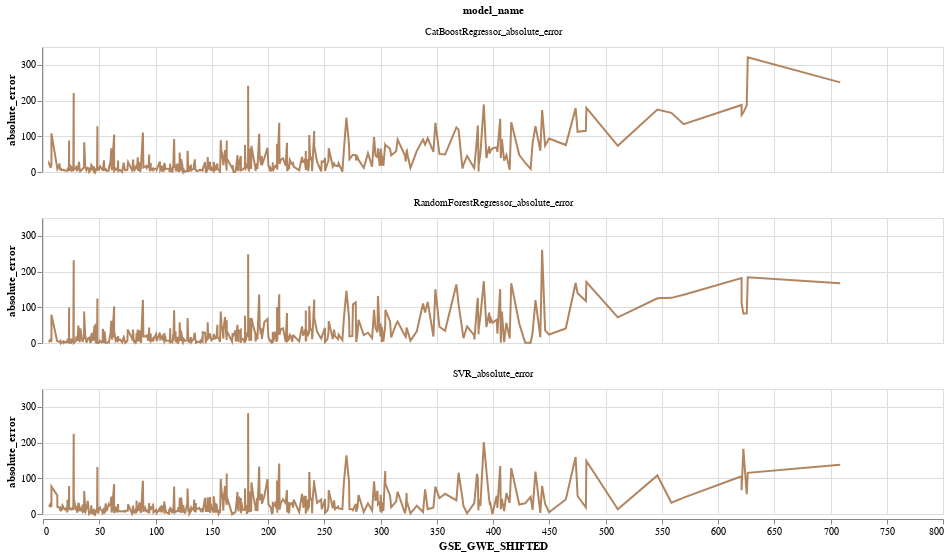

The notebook cell saved with this chart:
### Code cell
model_name_list = [
    "CatBoostRegressor_absolute_error",
    "SVR_absolute_error",
    "RandomForestRegressor_absolute_error",
]

chart_error_by_depth(error_df, model_name_list)

### Figure 1 — Vega-Lite specification as saved in the notebook (floating-point values rounded to 4 significant figures; data arrays with more than 128 entries replaced by an {"elided": "..."} marker saying what was removed)
{"config": {"view": {"continuousWidth": 400, "continuousHeight": 300}}, "data": {"name": "data-8557cdd7fe339a28c01c9aa69b89932a"}, "facet": {"field": "model_name", "type": "nominal"}, "spec": {"mark": {"type": "line", "color": "#A9784F", "opacity": 0.9}, "encoding": {"tooltip": [{"field": "model_name", "type": "nominal"}, {"field": "absolute_error", "type": "quantitative"}, {"field": "TOWNSHIP_RANGE", "type": "nominal"}], "x": {"field": "GSE_GWE_SHIFTED", "type": "quantitative"}, "y": {"field": "absolute_error", "type": "quantitative"}}, "height": 125, "title": "Error distribution by model", "width": 900}, "columns": 1, "$schema": "https://vega.github.io/schema/vega-lite/v4.17.0.json", "datasets": {"data-8557cdd7fe339a28c01c9aa69b89932a": {"elided": "1434 records"}}}
